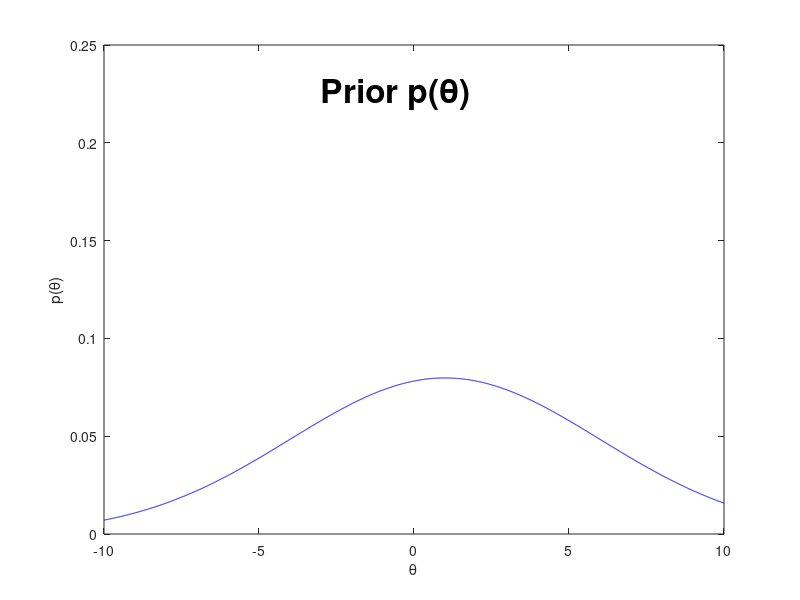
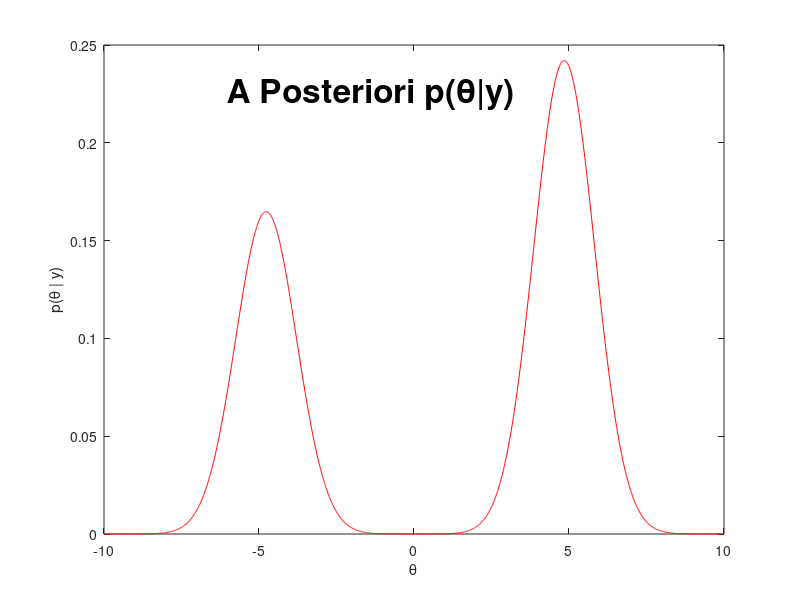

The MATLAB script that drew these images, in order:
clear; close all
figure(1)
dt = 0.01;
thetavec = -10:dt:10;
prior = normpdf(thetavec,1,5);
plot(thetavec,prior,'b')
xlabel('\theta')
ylabel('p(\theta)')
hold on
axis([-10 10 0 0.25])
text(-3,0.225,'Prior p(\theta)','FontSize',24,'Fontweight','bold')
%print -depsc bayes01.eps


%%%%%%%%%%%%%%%%%%%%%% Calculation of posterior probability
figure(2)
ym = 5;
sigma = 1;
post = zeros(size(prior));
for i=1:length(post)
    th = thetavec(i);
    post(i) = prior(i) * normpdf(ym,abs(th),sigma);
end
post = post/sum(post*dt);

%%%%%%%%%%%%%%%%%%%%%%%%%
axis([-10 10 0 0.25])
plot(thetavec,post,'r')
text(-6,0.225,'A Posteriori p(\theta|y)','FontSize',24,'Fontweight','bold')
xlabel('\theta')
ylabel('p(\theta | y)')
%print -depsc bayes02.eps